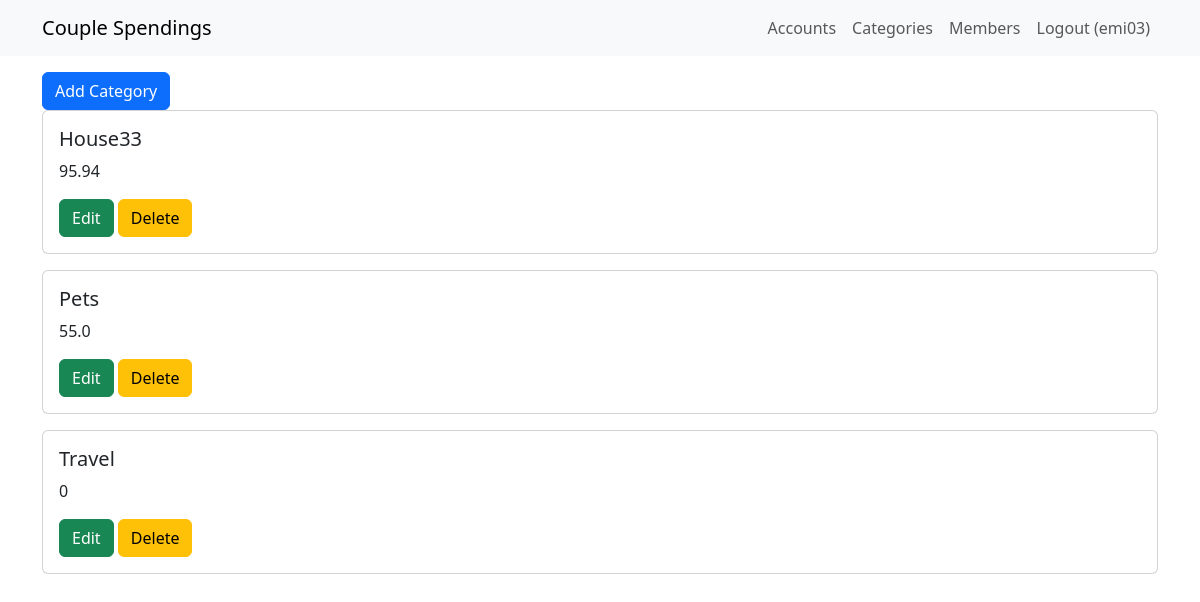
Before: /4/useraccounts/personalSpendings/categories with the older database file.
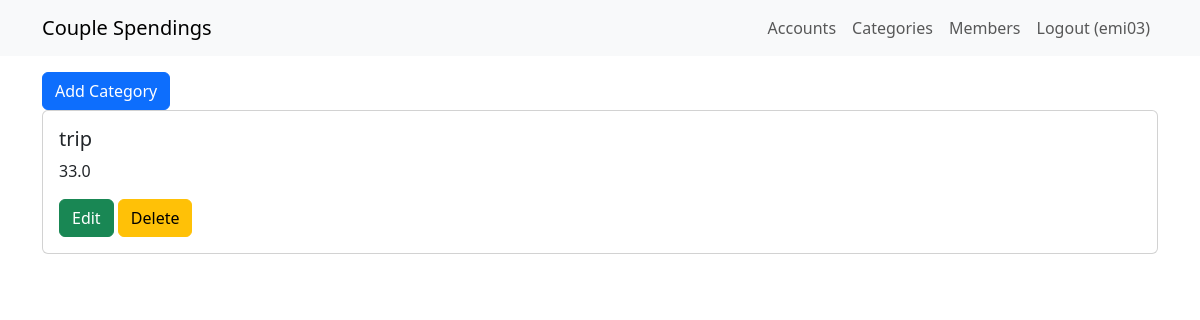
After: the same page with the newer database file.
### spendings/models.py (models this page shows, shortened)
class Categories(models.Model):
    user = models.ForeignKey('auth.User', on_delete=models.CASCADE, default=1)
    categoryName = models.CharField(max_length = 100)

### spendings/views.py (the view)
# urls.py: path('<int:user_id>/useraccounts/personalSpendings/categories', views.categoriesView, name='categoriesView'),
def categoriesView(request, user_id):
    user = get_object_or_404(User, pk=user_id)
    categories = Categories.objects.filter(personalspending__user=user).distinct()
    total_by_category = {}
    for category in categories:
        total = PersonalSpending.objects.filter(user=user, category=category).aggregate(Sum('spendingAmount')).get('spendingAmount__sum') or 0
        total_by_category[category] = total
    return render(request, 'categories.html', {'user': user, 'total_by_category': total_by_category})

### spendings/templates/categories.html
{% extends 'base.html' %}
{% block content %}
<a href="{% url 'createPersonalCategories' user_id=user.id %}"><button class="btn btn-primary">
    Add Category
</button>
</a>
{% for category, total in total_by_category.items %}
<div class="card mb-3">
    <div class="row g-0">
        <div>
            <div class="card-body">
                <h5 class="card-title">
                    {{ category.categoryName }}
                </h5>
                <p class="card-text">
                    {{ total }}
                </p>
                {% if user.is_authenticated %}
                <a class="btn btn-success" href="{% url 'updateCategory' user_id=user.id category_id=category.id %}">
                    Edit
                </a>
                <a class="btn btn-warning" href="{% url 'deleteCategory' user_id=user.id category_id=category.id %}">
                    Delete
                </a>
                {% endif %}
            </div>
        </div>
    </div>
</div>
{% endfor %}
{% endblock content %}

### coupleSpendingApp/templates/coupleSpendingApp/base.html (shortened to what this page needs)
<!DOCTYPE html>
<html lang="en">
<head>
    <link href="https://cdn.jsdelivr.net/npm/bootstrap@5.3.2/dist/css/bootstrap.min.css" rel="stylesheet">
</head>
<body>
    <nav class="navbar navbar-expand-lg navbar-light bg-light mb-3">
        <div class="container">
            <a href="#" class="navbar-brand">
                Couple Spendings
            </a>
    <div class="collapse navbar-collapse" id="navbarNavAltMarkup">
        <div class="navbar-nav ms-auto">
            <a href="{% url 'useraccounts' user_id=user.id %}" class="nav-link">Accounts</a>
            <a href="{% url 'categoriesView' user_id=user.id %}" class="nav-link">Categories</a>
            <a href="#" class="nav-link">Members</a>
            <a href="{% url 'logoutaccount' %}" class="nav-link">Logout ({{ user.username }})</a>
        </div>
    </div>
        </div>
    </nav>
    <div class="container">
        {% block content %}
        {% endblock content %}
    </div>
</body>
</html>

Changed rows visible on the page:
removed Categories: categoryName "House33", total "95.94"
removed Categories: categoryName "Pets", total "55.0"
removed Categories: categoryName "Travel", total "0"
added Categories: categoryName "trip", total "33.0"
